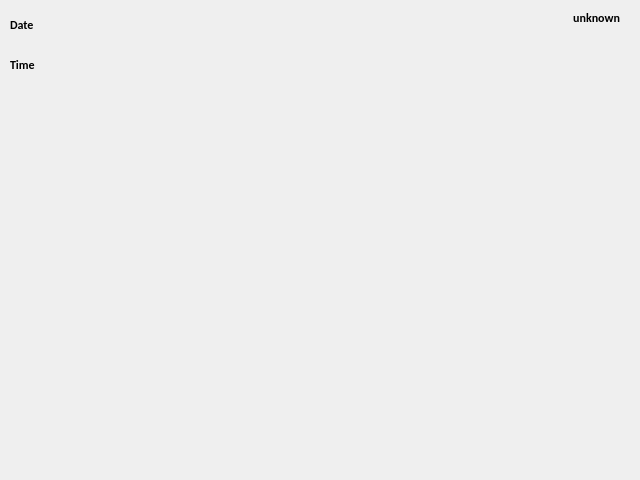
<?xml version="1.0" encoding="UTF-8"?>
<ui version="4.0">
	<class>OutputDialog</class>
	<widget class="QDialog" name="OutputDialog">
		<property name="geometry">
			<rect>
				<x>0</x>
				<y>0</y>
				<width>640</width>
				<height>480</height>
			</rect>
		</property>
		<property name="minimumSize">
			<size>
				<width>0</width>
				<height>0</height>
			</size>
		</property>
		<property name="maximumSize">
			<size>
				<width>640</width>
				<height>480</height>
			</size>
		</property>
		<property name="font">
			<font>
				<family>Calibri</family>
				<weight>75</weight>
				<bold>true</bold>
			</font>
		</property>
		<property name="windowTitle">
			<string>Output Window</string>
		</property>
		<property name="windowIcon">
			<iconset resource="resource.qrc">
				<normaloff>:/icon/icon.png</normaloff>:/icon/icon.png
			</iconset>
		</property>
		<widget class="QLabel" name="imgLabel">
			<property name="geometry">
				<rect>
					<x>-11</x>
					<y>-2</y>
					<width>741</width>
					<height>501</height>
				</rect>
			</property>
			<property name="maximumSize">
				<size>
					<width>1920</width>
					<height>1080</height>
				</size>
			</property>
			<property name="text">
				<string/>
			</property>
		</widget>
		<widget class="QLabel" name="Date_Label">
			<property name="geometry">
				<rect>
					<x>10</x>
					<y>10</y>
					<width>200</width>
					<height>30</height>
				</rect>
			</property>
			<property name="text">
				<string>Date</string>
			</property>
		</widget>
		<widget class="QLabel" name="Time_Label">
			<property name="geometry">
				<rect>
					<x>10</x>
					<y>50</y>
					<width>200</width>
					<height>30</height>
				</rect>
			</property>
			<property name="text">
				<string>Time</string>
			</property>
		</widget>
		<widget class="QLabel" name="Status_Label">
			<property name="geometry">
				<rect>
					<x>520</x>
					<y>10</y>
					<width>100</width>
					<height>30</height>
				</rect>
			</property>
			<property name="alignment">
				<set>Qt::AlignRight|Qt::AlignTop</set>
			</property>
			<property name="text">
				<string>unknown</string>
			</property>
		</widget>
	</widget>
	<resources>
		<include location="resource.qrc"/>
	</resources>
	<connections/>
</ui>
